Frame 1 (no input): blank canvas, image omitted
Frame 60 (no input): blank canvas, image omitted
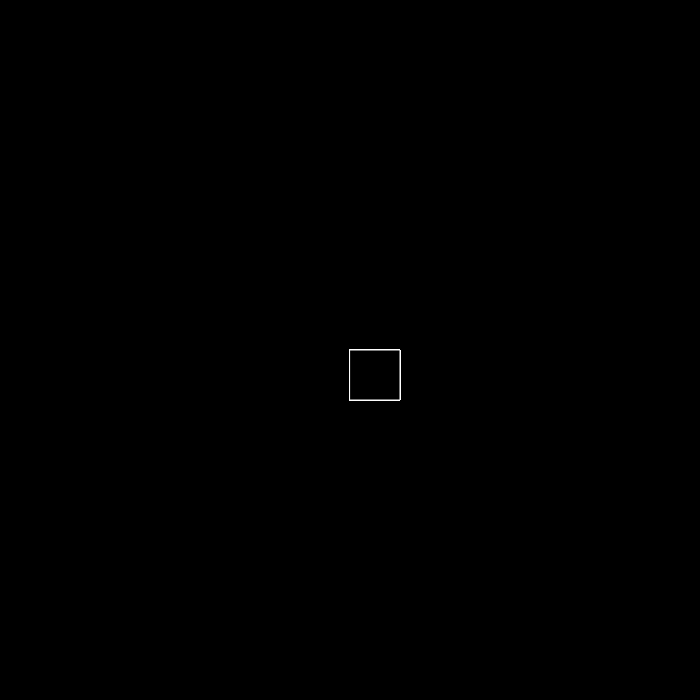
Frame 120 (the mouse pressed at the canvas centre since frame 60)

The p5.js sketch whose frames 1 and 60 were blank and that drew this single picture after the mouse press (run headless with seeded random() and noise() and a simulated clock; from frame 60 on, the mouse is pressed at the canvas centre):

// p5.js sketch
// ── sketch.js
function setup() {
    createCanvas(700,700);
    background("black");
  }
  
  function draw() {
    stroke("white");
    fill("black");
    
    if(mouseIsPressed){
      rect(mouseX,mouseY,50,50);
    }
  }
